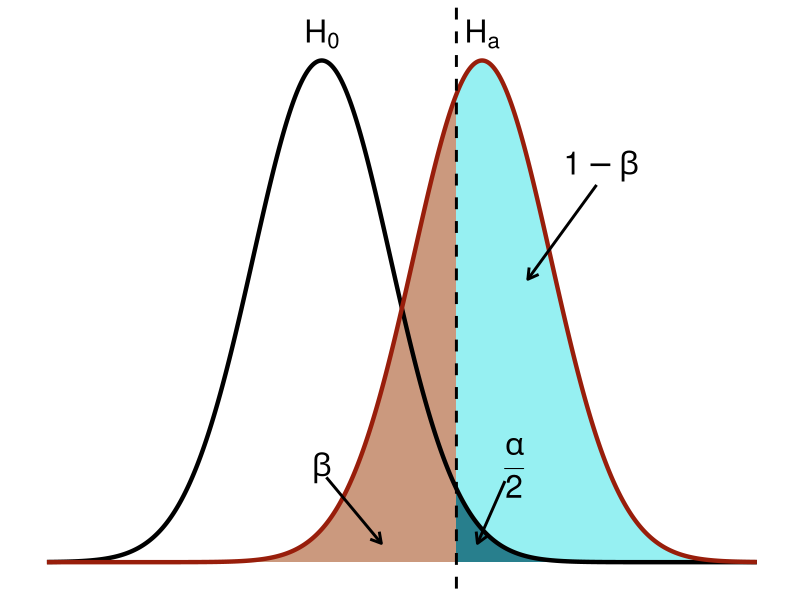
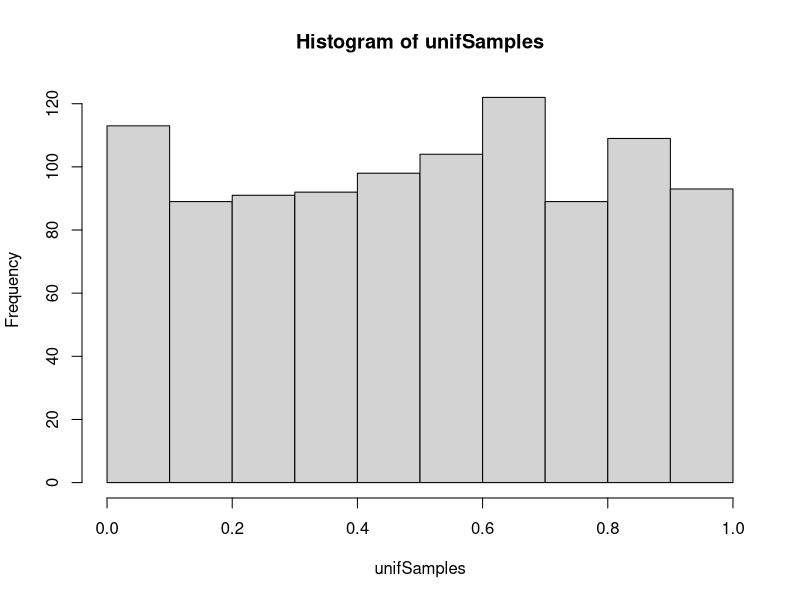
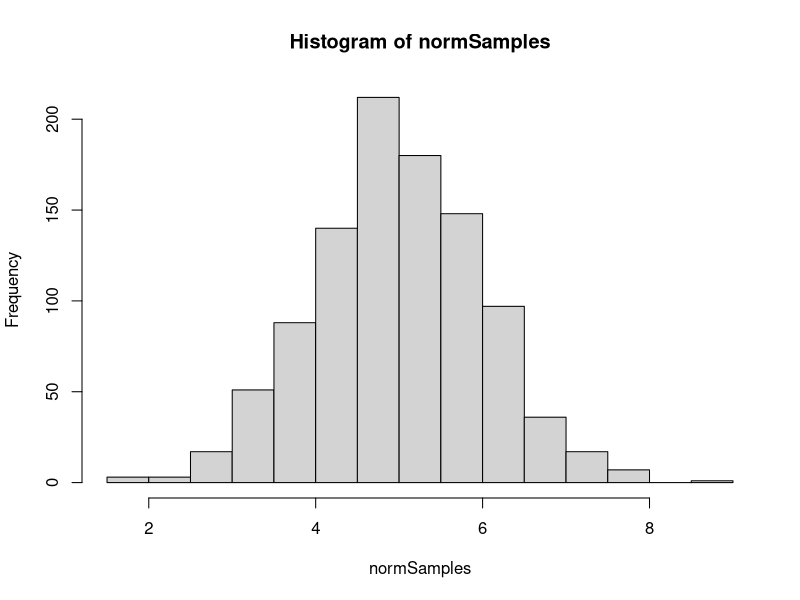
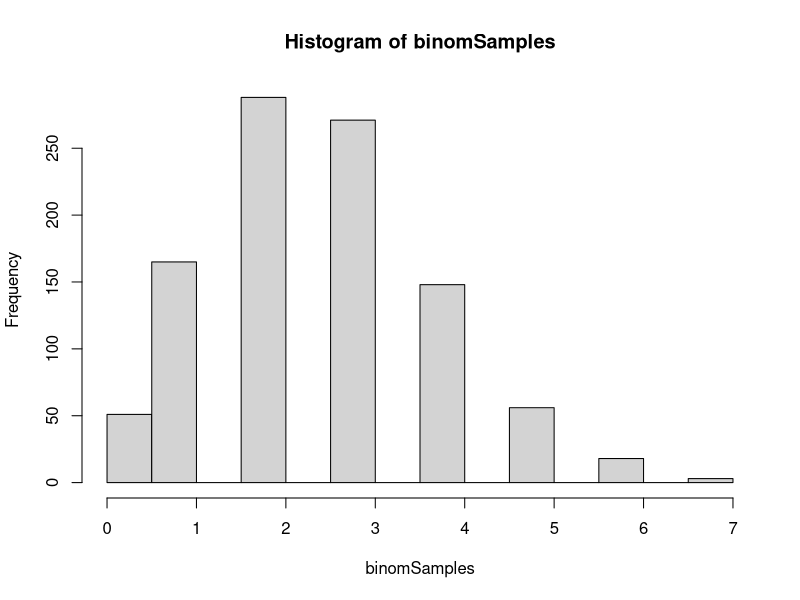
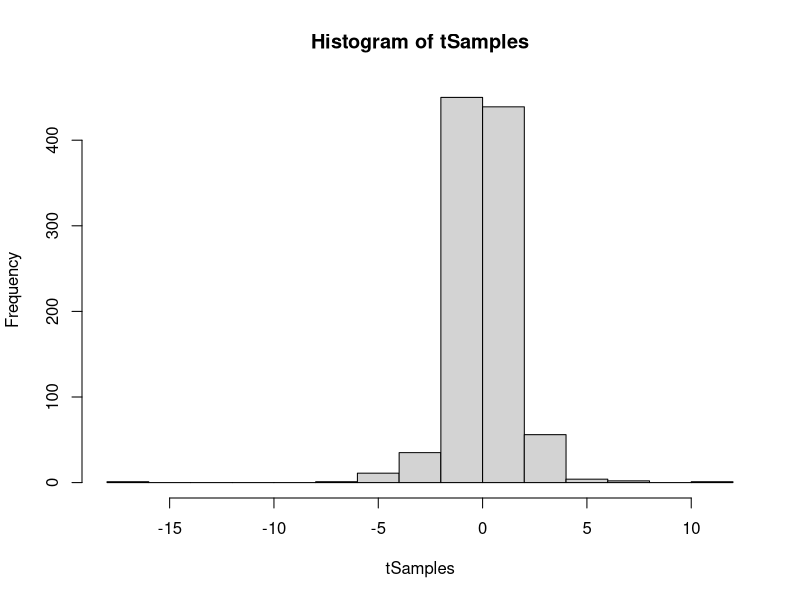
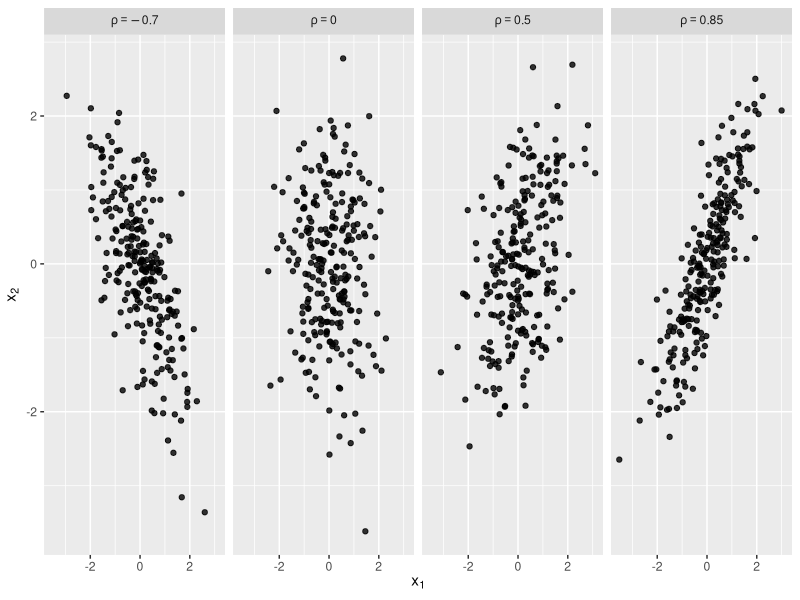
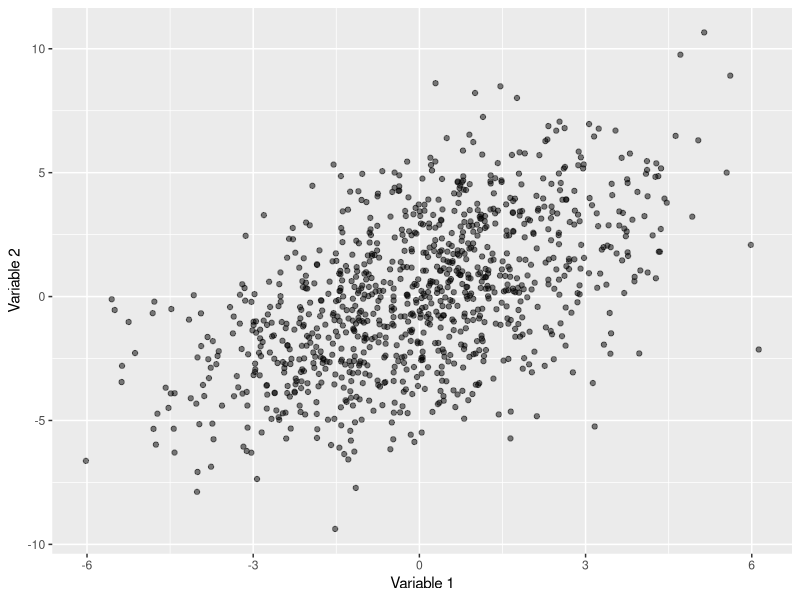

Generate these figures, in order, with R:
## ---- chunk 1
library(tidyverse)
## ---- chunk 2
#| fig.align: 'center'
#| fig.height: 4
#| fig.width: 9.6

m1 <- 0  # mu H0
sd1 <- 1.5 # sigma H0
m2 <- 3.5 # mu HA
sd2 <- 1.5 # sigma HA
 
z_crit <- qnorm(1-(0.05/2), m1, sd1)
 
# set length of tails
min1 <- m1-sd1*4
max1 <- m1+sd1*4
min2 <- m2-sd2*4
max2 <- m2+sd2*4          
# create x sequence
x <- seq(min(min1,min2), max(max1, max2), .01)
# generate normal dist #1
y1 <- dnorm(x, m1, sd1)
# put in data frame
df1 <- data.frame("x" = x, "y" = y1)
# generate normal dist #2
y2 <- dnorm(x, m2, sd2)
# put in data frame
df2 <- data.frame("x" = x, "y" = y2)
 
# Alpha polygon
y.poly <- pmin(y1,y2)
poly1 <- data.frame(x=x, y=y.poly)
poly1 <- poly1[poly1$x >= z_crit, ] 
poly1<-rbind(poly1, c(z_crit, 0))  # add lower-left corner
 
# Beta polygon
poly2 <- df2
poly2 <- poly2[poly2$x <= z_crit,] 
poly2<-rbind(poly2, c(z_crit, 0))  # add lower-left corner
 
# power polygon; 1-beta
poly3 <- df2
poly3 <- poly3[poly3$x >= z_crit,] 
poly3 <-rbind(poly3, c(z_crit, 0))  # add lower-left corner
 
# combine polygons. 
poly1$id <- 3 # alpha, give it the highest number to make it the top layer
poly2$id <- 2 # beta
poly3$id <- 1 # power; 1 - beta
poly <- rbind(poly1, poly2, poly3)
poly$id <- factor(poly$id,  labels=c("power","beta","alpha"))


# plot with ggplot2
ggplot(poly, aes(x,y, fill=id, group=id)) +
  geom_polygon(show.legend=F, alpha=I(8/10)) +
  geom_line(data=df1, aes(x,y, color="H0", group=NULL, fill=NULL), linewidth=1.5, show.legend=F) + 
  geom_line(data=df2, aes(color="HA", group=NULL, fill=NULL),linewidth=1.5, show.legend=F) +
  geom_vline(xintercept = z_crit, linewidth=1, linetype="dashed", color="black") +
  scale_color_manual("Group", 
                     values= c("HA" = "#981e0b","H0" = "black")) +
  scale_fill_manual("test", values= c("alpha" = "#0d6374","beta" = "#be805e","power"="#7cecee")) +
  annotate("segment", x=0.1, y=0.045, xend=1.3, yend=0.01, arrow = arrow(length = unit(0.3, "cm")), size=1, color="black") +
  annotate("text", label="beta", x=0, y=0.05, parse=T, size=8, color="black") +
  annotate("segment", x=4, y=0.043, xend=3.4, yend=0.01, arrow = arrow(length = unit(0.3, "cm")), size=1, color="black") +
  annotate("text", label="frac(alpha,2)", x=4.2, y=0.05, parse=T, size=8, color="black") +
  annotate("segment", x=6, y=0.2, xend=4.5, yend=0.15, arrow = arrow(length = unit(0.3, "cm")), size=1, color="black") +
  annotate("text", label="1-beta", x=6.1, y=0.21, parse=T, size=8, color="black") +
  annotate("text", label="H[0]", x=m1, y=0.28, parse=T, size=8, color="black") +
  annotate("text", label="H[a]", x=m2, y=0.28, parse=T, size=8, color="black") +
  theme(panel.grid.minor = element_blank(),
             panel.grid.major = element_blank(),
             panel.background = element_blank(),
             panel.border = element_blank(),
             axis.line = element_blank(),
             axis.text.x = element_blank(),
             axis.text.y = element_blank(),
             axis.ticks = element_blank(),
             axis.title.x = element_blank(),
             axis.title.y = element_blank())

## ---- chunk 3
#| echo: true
#| fig-align: center
#| fig-height: 4
#| fig-width: 5

N <- 1000
unifSamples <- runif(N, min = 0, max = 1)
hist(unifSamples)
## ---- chunk 4
#| echo: true
#| fig-align: center
#| fig-height: 4
#| fig-width: 5

normSamples <- rnorm(N, mean = 5, sd = 1)
hist(normSamples)
## ---- chunk 5
#| echo: true
#| fig-align: center
#| fig-height: 4
#| fig-width: 5

binomSamples <- rbinom(N, size = 10, prob = 0.25)
hist(binomSamples)
## ---- chunk 6
#| echo: true
#| fig-align: center
#| fig-height: 4
#| fig-width: 5

tSamples <- rt(N, df = 4)
hist(tSamples)
## ---- chunk 7
#| fig-height: 2.5
#| fig-align: center
#| fig-width: 8.5
#| message: false
#| echo: false
#| warning: false

n_obs <- 250
rn5 <- MASS::mvrnorm(n_obs, c(0,0), Sigma = matrix(c(1,-0.7,-0.7,1), nrow = 2))
r00 <- MASS::mvrnorm(n_obs, c(0,0), Sigma = matrix(c(1, 0, 0,1), nrow = 2))
r03 <- MASS::mvrnorm(n_obs, c(0,0), Sigma = matrix(c(1, 0.5,0.5,1), nrow = 2))
r07 <- MASS::mvrnorm(n_obs, c(0,0), Sigma = matrix(c(1, 0.85,0.85,1), nrow = 2))

dat <- data.frame(rbind(rn5, r00, r03, r07))
dat$correlation <- c(rep("rho==-0.7", n_obs),
rep("rho==0",    n_obs),
rep("rho==0.5",  n_obs),
rep("rho==0.85", n_obs))

ggplot(dat, aes(x = X1, y = X2)) +
geom_point(alpha = 0.8) +
facet_grid(. ~ correlation, labeller = label_parsed) +
labs(x = expression(x[1]), y = expression(x[2]))

## ---- chunk 8
#| echo: true
sigma1 <- 2
sigma2 <- 3
rho <- 0.5
## ---- chunk 9
#| echo: true
sigma <- matrix(
  c(sigma1^2,
    rho * sigma1 * sigma2,
    rho * sigma1 * sigma2,
    sigma2^2),
  ncol = 2, 
  nrow = 2)

print(sigma)
## ---- chunk 10
#| echo: true
library(MASS)
data <- mvrnorm(N,
          mu = c(0, 0),
          Sigma = sigma)

head(data)
## ---- chunk 11
#| echo: true
#| fig-height: 2.5
#| fig-width: 2.5
#| fig-align: center

ggplot(as.data.frame(data), 
       aes(x = V1, 
           y = V2)) +
  geom_point(alpha = 0.5) +
  labs(x = "Variable 1", 
       y = "Variable 2")
